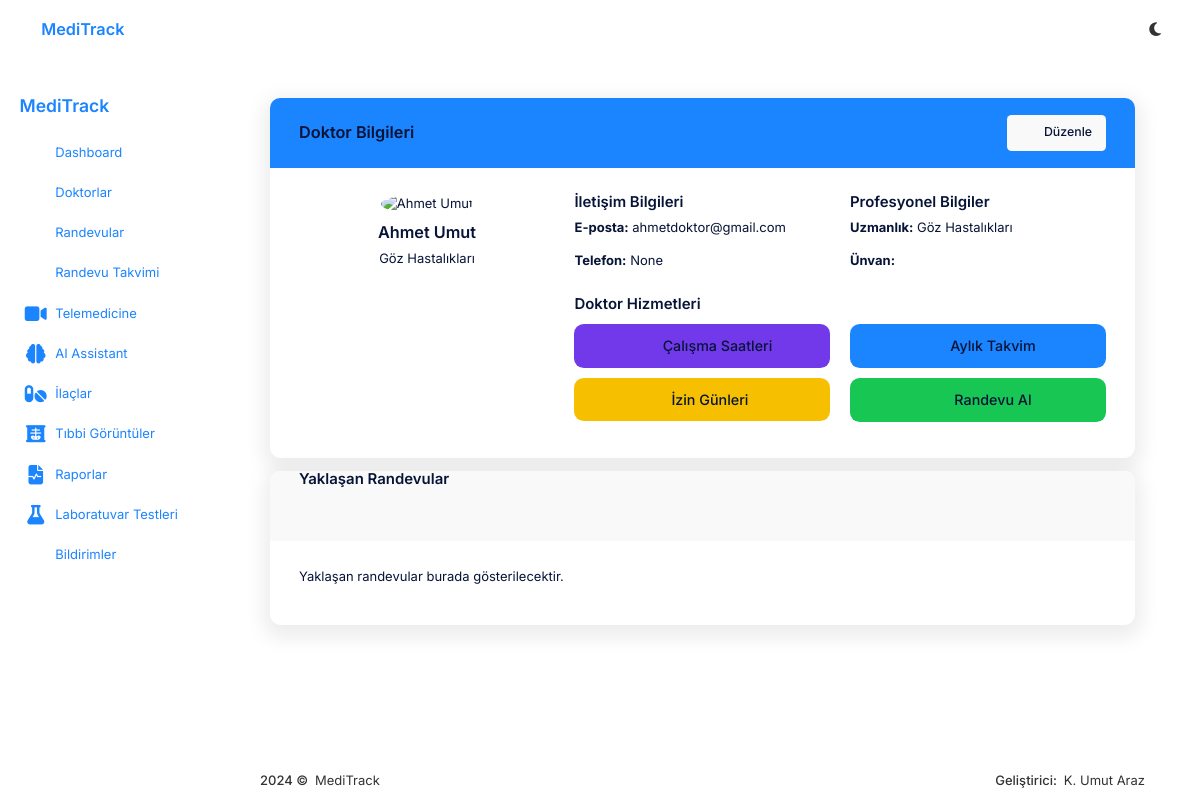
The page /core/doctors/29/ (signed in) on the database its author committed.
### users/models.py (models this page shows, shortened)
class User(AbstractUser):
    USER_TYPE_CHOICES = [
        ('patient', _('Hasta')),
        ('doctor', _('Doktor')),
        ('receptionist', _('Resepsiyonist')),
        ('admin', _('Admin')),
    ]
    user_type = models.CharField(
        max_length=20,
        choices=USER_TYPE_CHOICES,
        default='patient',
        verbose_name=_('Kullanıcı Tipi')
    )
    specialization = models.CharField(
        max_length=100,
        blank=True,
        null=True,
        verbose_name=_('Uzmanlık Alanı')
    )
    date_of_birth = models.DateField(
        blank=True,
        null=True,
        verbose_name=_('Doğum Tarihi')
    )
    phone_number = models.CharField(
        max_length=20,
        blank=True,
        null=True,
        verbose_name=_('Telefon Numarası')
    )
    address = models.TextField(
        blank=True,
        null=True,
        verbose_name=_('Adres')
    )
    blood_type = models.CharField(
        max_length=10,
        blank=True,
        null=True,
        verbose_name=_('Kan Grubu')
    )
    def is_patient(self):
        return self.user_type == 'patient'
    def is_doctor(self):
        return self.user_type == 'doctor'
    def is_receptionist(self):
        return self.user_type == 'receptionist'
    def is_admin_user(self):
        return self.user_type == 'admin'
    class Meta:
        verbose_name = _('Kullanıcı')
        verbose_name_plural = _('Kullanıcılar')

### core/views.py (the view)
# urls.py: path('doctors/<int:pk>/', views.DoctorDetailView.as_view(), name='doctor-detail'),
class DoctorDetailView(LoginRequiredMixin, DetailView):
    model = User
    template_name = 'core/doctor_detail.html'
    context_object_name = 'doctor'
    def get_queryset(self):
        return User.objects.filter(user_type='doctor')
    def get_context_data(self, **kwargs):
        context = super().get_context_data(**kwargs)
        doctor = self.get_object()
        return context

### core/context_processors.py (called while the page is built)
def notifications_processor(request):
    context = {}
    if request.user.is_authenticated:
        unread_notifications_count = CommunicationNotification.objects.filter(
            user=request.user,
            is_read=False
        ).count()
        recent_notifications = CommunicationNotification.objects.filter(
            user=request.user
        ).order_by('-created_at')[:5]
        context['unread_notifications_count'] = unread_notifications_count
        context['recent_notifications'] = recent_notifications
    return context

def theme_processor(request):
    context = {}
    if request.user.is_authenticated:
        theme_preference, created = UserThemePreference.objects.get_or_create(user=request.user)
        context['dark_mode'] = theme_preference.dark_mode
    return context

### Templates/core/doctor_detail.html (shortened to what this page needs)
{% extends 'core/base.html' %}
{% load static %}
{% block content %}
<div class="container py-4">
    <div class="card shadow">
        <div class="card-header bg-primary text-white d-flex justify-content-between align-items-center">
            <h4 class="mb-0">Doktor Bilgileri</h4>
            {% if user.is_admin_user or user.is_superuser %}
            <div>
                <a href="{% url 'doctor-update' doctor.id %}" class="btn btn-sm btn-light">
                    <i class="ki-outline ki-pencil fs-2"></i> Düzenle
                </a>
            </div>
            {% endif %}
        </div>
        <div class="card-body">
            <div class="row">
                <div class="col-md-4 text-center mb-4 mb-md-0">
                    {% if doctor.profile_image %}
                    <img src="{{ doctor.profile_image.url }}" alt="{{ doctor.get_full_name }}" class="img-fluid rounded-circle mb-3" style="max-width: 200px;">
                    {% else %}
                    <img src="{% static 'assets/media/avatars/blank.png' %}" alt="{{ doctor.get_full_name }}" class="img-fluid rounded-circle mb-3" style="max-width: 200px;">
                    {% endif %}
                    <h4>{{ doctor.get_full_name }}</h4>
                    <p class="text-muted">{{ doctor.specialization }}</p>
                </div>
                <div class="col-md-8">
                    <div class="row mb-3">
                        <div class="col-md-6">
                            <h5>İletişim Bilgileri</h5>
                            <p><strong>E-posta:</strong> {{ doctor.email }}</p>
                            <p><strong>Telefon:</strong> {{ doctor.phone_number }}</p>
                        </div>
                        <div class="col-md-6">
                            <h5>Profesyonel Bilgiler</h5>
                            <p><strong>Uzmanlık:</strong> {{ doctor.specialization }}</p>
                            <p><strong>Ünvan:</strong> {{ doctor.title }}</p>
                        </div>
                    </div>
                    <div class="mt-4">
                        <h5>Doktor Hizmetleri</h5>
                        <div class="row mt-3">
                            {% if user.is_admin_user or user.is_superuser or user.is_doctor or user.is_receptionist %}
                            <div class="col-md-6 mb-3">
                                <a href="{% url 'doctor-availability-list' doctor.id %}" class="btn btn-info btn-block w-100">
                                    <i class="ki-outline ki-time fs-2 me-2"></i> Çalışma Saatleri
                                </a>
                            </div>
                            {% endif %}
                            <div class="col-md-6 mb-3">
                                <a href="{% url 'doctor-calendar' doctor.id %}" class="btn btn-primary btn-block w-100">
                                    <i class="ki-outline ki-calendar fs-2 me-2"></i> Aylık Takvim
                                </a>
                            </div>
                            {% if user.is_admin_user or user.is_superuser or user.id == doctor.id %}
                            <div class="col-md-6 mb-3">
                                <a href="{% url 'doctor-timeoff-list' doctor.id %}" class="btn btn-warning btn-block w-100">
                                     İzin Günleri
                                </a>
                            </div>
                            {% endif %}
                            {% if user.is_patient %}
                            <div class="col-md-6 mb-3">
                                <a href="{% url 'appointment-create' %}?doctor={{ doctor.id }}" class="btn btn-success btn-block w-100">
                                    <i class="ki-outline ki-calendar-add fs-2 me-2"></i> Randevu Al
                                </a>
                            </div>
                            {% endif %}
                        </div>
                    </div>
                </div>
            </div>
        </div>
    </div>
    <div class="card shadow mt-4">
        <div class="card-header bg-light">
            <h5 class="mb-0">Yaklaşan Randevular</h5>
        </div>
        <div class="card-body">
            <p class="text-muted">Yaklaşan randevular burada gösterilecektir.</p>
        </div>
    </div>
</div>
{% endblock %}

### static/assets/css/theme.css (style rules this page uses)
:root { --bg-color: #f5f8fa; --text-color: #333; --card-bg: #fff; --border-color: #e0e0e0; --primary-color: #1976d2; --secondary-color: #42a5f5; --accent-color: #2196f3; --success-color: #4caf50; --warning-color: #ff9800; --danger-color: #f44336; --shadow: 0 2px 5px rgba(0, 0, 0, 0.1); --hover-bg: #f0f0f0; --input-bg: #fff; --input-border: #ccc; }
body { background-color: var(--bg-color); color: var(--text-color); transition: background-color 0.3s ease, color 0.3s ease; }
.card, .modal-content { background-color: var(--card-bg); border-color: var(--border-color); box-shadow: var(--shadow); }
.btn-primary { background-color: var(--primary-color); border-color: var(--primary-color); }

### rows shown on the page
User: get_full_name "Ahmet Umut", specialization "Göz Hastalıkları", email "ahmetdoktor@gmail.com", phone_number "None"
